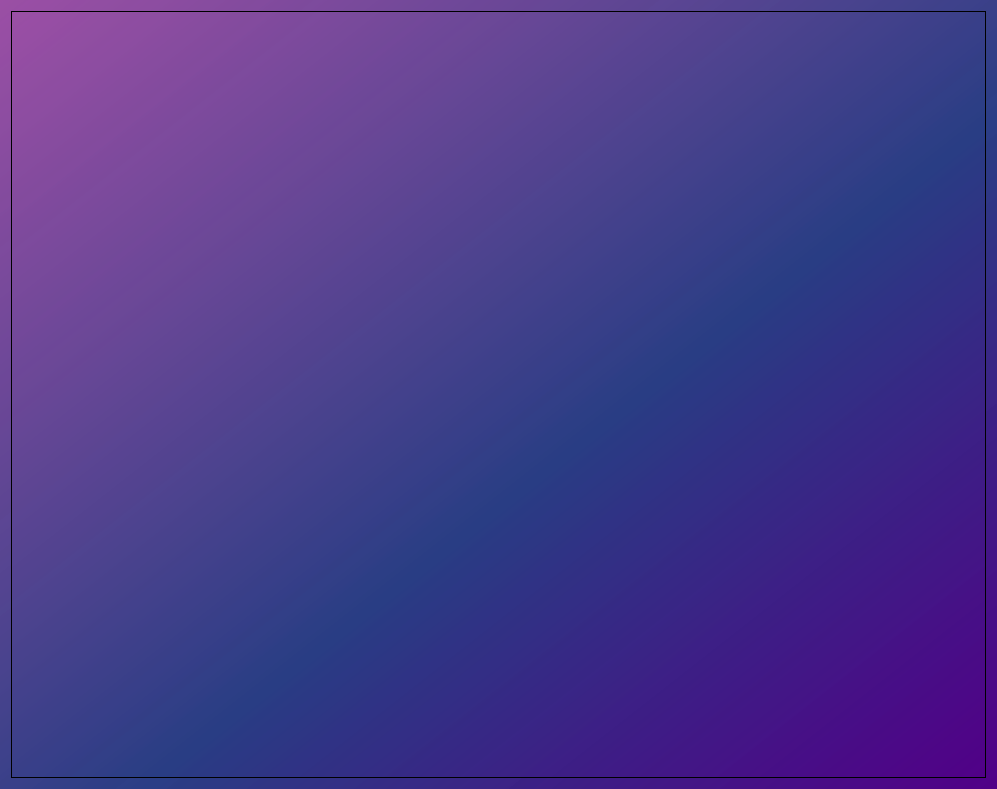
<?xml version="1.0" encoding="UTF-8"?>
<ui version="4.0">
 <class>Form</class>
 <widget class="QWidget" name="Form">
  <property name="geometry">
   <rect>
    <x>0</x>
    <y>0</y>
    <width>997</width>
    <height>789</height>
   </rect>
  </property>
  <property name="windowTitle">
   <string>Form</string>
  </property>
  <property name="styleSheet">
   <string notr="true">background-color: qlineargradient(spread:pad, x1:1, y1:1, x2:0, y2:0, stop:0 rgba(81, 0, 135, 255), stop:0.427447 rgba(41, 61, 132, 235), stop:1 rgba(155, 79, 165, 255));
font-family: Allods</string>
  </property>
  <layout class="QGridLayout" name="gridLayout_2">
   <item row="0" column="0">
    <layout class="QGridLayout" name="gridLayout">
     <item row="0" column="0">
      <widget class="QTableView" name="tableView">
       <property name="styleSheet">
        <string notr="true">background-color: qlineargradient(spread:pad, x1:1, y1:1, x2:0, y2:0, stop:0 rgba(81, 0, 135, 255), stop:0.427447 rgba(41, 61, 132, 235), stop:1 rgba(155, 79, 165, 255));
font-family: Allods</string>
       </property>
      </widget>
     </item>
    </layout>
   </item>
  </layout>
 </widget>
 <resources/>
 <connections/>
</ui>
